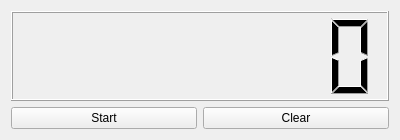
<?xml version="1.0" encoding="UTF-8"?>
<ui version="4.0">
 <class>Stopwatch</class>
 <widget class="QWidget" name="Stopwatch">
  <property name="geometry">
   <rect>
    <x>0</x>
    <y>0</y>
    <width>400</width>
    <height>140</height>
   </rect>
  </property>
  <property name="windowTitle">
   <string>Stopwatch</string>
  </property>
  <layout class="QGridLayout" name="gridLayout">
   <item row="1" column="1">
    <widget class="QPushButton" name="clearButton">
     <property name="text">
      <string>Clear</string>
     </property>
    </widget>
   </item>
   <item row="1" column="0">
    <widget class="QPushButton" name="startButton">
     <property name="text">
      <string>Start</string>
     </property>
    </widget>
   </item>
   <item row="0" column="0" colspan="2">
    <widget class="QLCDNumber" name="lcdNumber">
     <property name="smallDecimalPoint">
      <bool>true</bool>
     </property>
     <property name="digitCount">
      <number>7</number>
     </property>
    </widget>
   </item>
  </layout>
 </widget>
 <layoutdefault spacing="6" margin="11"/>
 <resources/>
 <connections/>
</ui>
